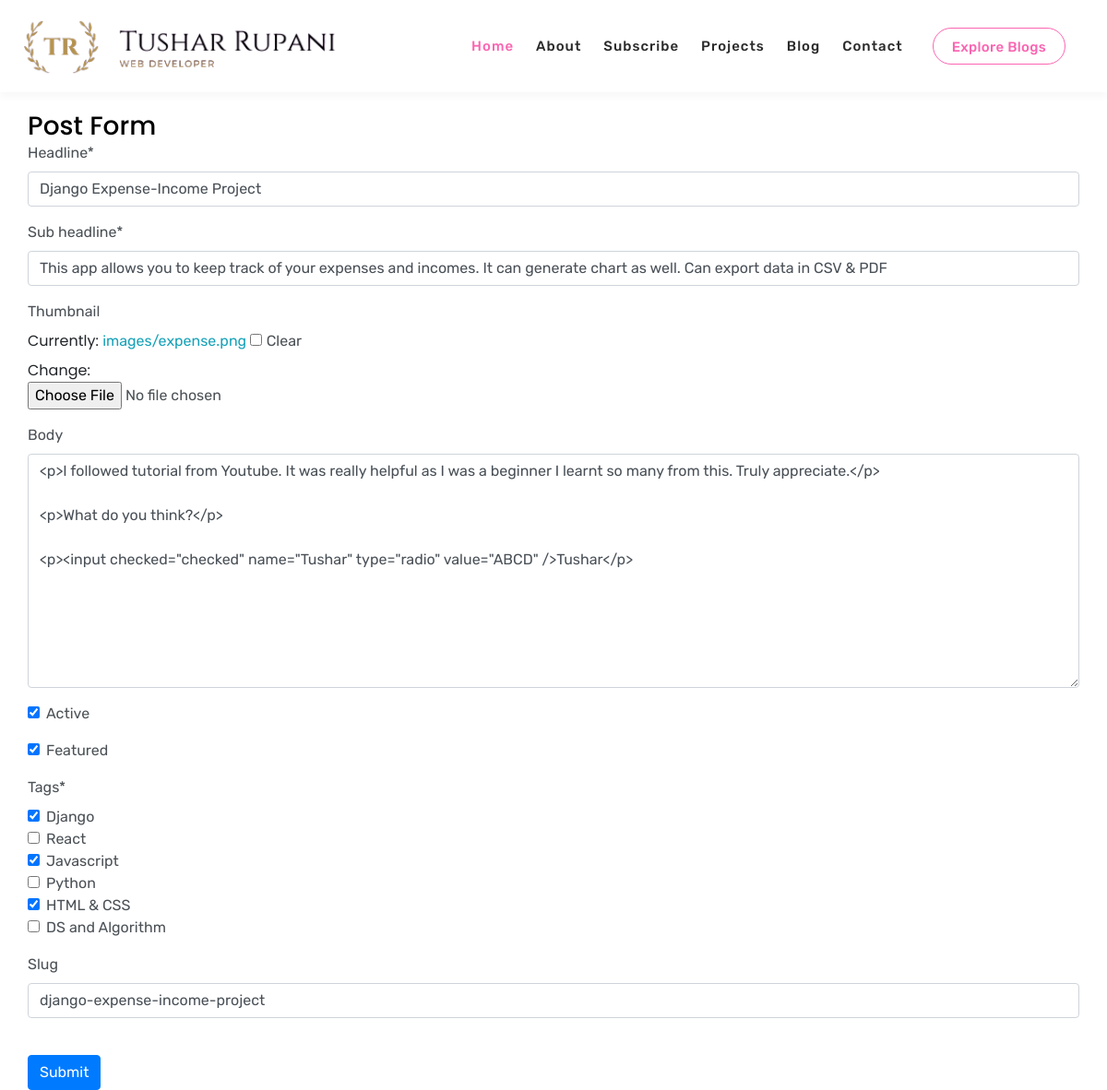
Screenshot of /update_post/django-expense-income-project (signed in) with the database file from the repository.
### base/models.py (models this page shows, shortened)
class Post(models.Model):
	headline = models.CharField(max_length = 200)
	sub_headline = models.CharField(max_length = 200)
	thumbnail = models.ImageField(null = True, blank = True, upload_to = 'images', default = "desktop wallpaper.jpg")
	body = RichTextUploadingField(null = True, blank = True)
	created = models.DateTimeField(auto_now_add = True)
	active = models.BooleanField(default = False)
	featured = models.BooleanField(default = False)
	tags = models.ManyToManyField(Tag, null = True)
	slug = models.SlugField(null = True, blank = True)

### base/views.py (the view)
# urls.py: path('update_post/<str:slug>', views.updatePost, name="update_post"),
@login_required(login_url = 'home')
def updatePost(request, slug):
	post = Post.objects.get(slug = slug)
	form = CreatePost(instance = post)
	if request.method == "POST":
		form = CreatePost(request.POST, request.FILES, instance = post)
		if form.is_valid():
			form.save()
		return redirect('posts')
	context = {'form' : form}
	return render(request, 'base/post_form.html', context)

### base/forms.py
class CreatePost(ModelForm):
	class Meta:
		model = Post
		fields = '__all__'
		widgets = {
		'tags': forms.CheckboxSelectMultiple(),
		}

### base/models.py (called while the page is built)
	def __str__(self):
		return self.name

### base/templates/base/post_form.html (shortened to what this page needs)
{% extends 'base/main.html' %}
{% load static %}
{% load crispy_forms_tags %}
{% block content %}
<br>
<br>
<br>
<br>
<br>
<div class="main-container">
	<h3>Post Form</h3>
	<form action="" method="POST" enctype="multipart/form-data" class="ui form">
		{{form|crispy}}
		<br>
		<input type="submit" value="Submit" class="btn btn-primary">
	</form>
</div>
{% endblock content %}

### static/css/default.css (style rules this page uses)
:root { --mainText:black; --secondaryText:#4b5156; --maincolor:#eaeaea; --secondarycolor:#fff; --bordercolor:#c1c1c1; --themeDotBorder: #24292e; --previewbg: rgb(251, 249, 241, 0.8 ); --previewShadow:#f0ead6; --buttonColor: black; }
html, body { padding: 0; margin: 0; }
h1, h2, h3, h4, h5, h6 { color: var(--mainText); font-family: 'Poppins', sans-serif; font-weight: 500; }
body { background-color: var(--maincolor); }
body * { transition: 0.3s; }
p, li, span, input, label, textarea, a { color: var(--secondaryText); font-family: 'Rubik', monospace; }
a { text-decoration: none; color: #17a2b8; }
h3 { font-size: 28px; }
.main-container { width: 1200px; margin: 0 auto; }
@media screen and (max-width: 1200px) { .main-container { width: 95%; } }

### static/css/templatemo-digimedia-v1.css (style rules this page uses)
html, body, div, span, applet, object, iframe, h1, h2, h3, h4, h5, h6, p, blockquote, div pre, a, abbr, acronym, address, big, cite, code, del, dfn, em, font, img, ins, kbd, q, s, samp, small, strike, strong, sub, sup, tt, var, b, u, i, center, dl, dt, dd, ol, ul, li, figure, header, nav, section, article, aside, footer, figcaption { margin: 0; padding: 0; border: 0; outline: 0; }
* { box-sizing: border-box; }
html, body { font-family: 'Poppins', sans-serif; font-weight: 400; background-color: #fff; -ms-text-size-adjust: 100%; -webkit-font-smoothing: antialiased; -moz-osx-font-smoothing: grayscale; }
a { text-decoration: none !important; }
h1, h2, h3, h4, h5, h6 { margin-top: 0px; margin-bottom: 0px; }
html, body { background: #fff; font-family: 'Poppins', sans-serif; }

### rows the page displays
Post: headline "Django Expense-Income Project", sub_headline "This app allows you to keep track of your expenses and incomes. It can generate chart as well. Can export data in CSV & PDF", body "<p>I followed tutorial from Youtube. It was really helpful as I was a beginner I learnt so many from this. Truly appreciate.</p> <p>What do you think?</p> <p><input checked=\"checked\" name=\"Tushar\" type=\"radio\" value=\"ABCD\" />Tushar</p>", active "☑", featured "☑", slug "django-expense-income-project"
